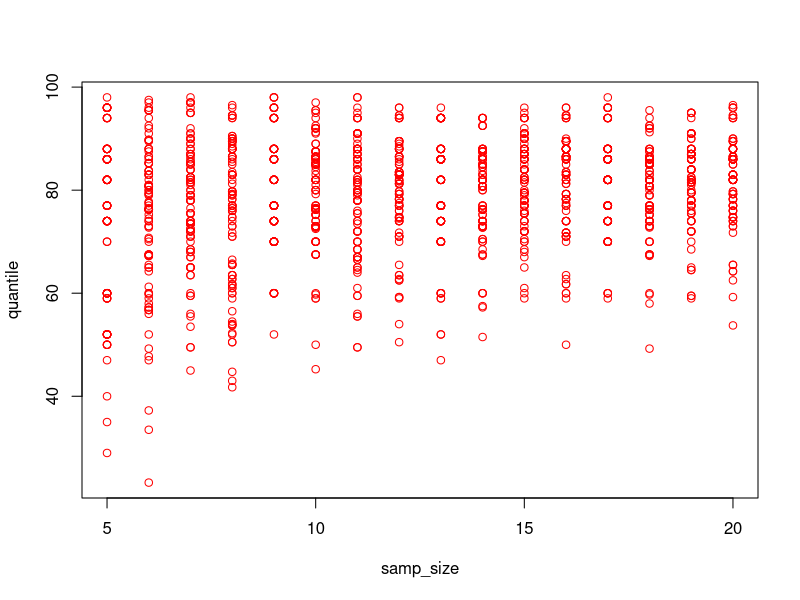

Generate this figure with R:
## ---- chunk 1
library(magrittr)
library(dplyr)
vole_vaso <- c(98,96,94,88,86,82,77,74,70,60,59,52,50,47,40,35,29,13,6,5)
vole_mean <- mean(vole_vaso)
vole_median <- median(vole_vaso)
vole_sd <- sd(vole_vaso)
vole_IQR <- IQR(vole_vaso)
## ---- chunk 2
vole_mean
vole_median
vole_sd
vole_IQR
## ---- chunk 3
vole_n <- vole_vaso %>% length %>% sqrt
vole_se <- vole_sd/vole_n
vole_se
## ---- chunk 4
vole_s10 <- 
  sample(vole_vaso, size = 10, replace = TRUE)
quantile(vole_s10, probs = 0.75)
## ---- chunk 5
vole_df <- 
  data.frame(samp_size = rep(5:20, times = 100))
vole_df$sim <- 1:nrow(vole_df)
vole_df
## ---- chunk 6
vole_df_Q <- 
  vole_df %>%
  group_by(sim) %>%
  mutate(quantile = quantile(sample(vole_vaso, samp_size, replace = TRUE), probs = 0.75)) %>% ungroup()
vole_df_Q
## ---- chunk 7
plot(quantile ~ samp_size, data = vole_df_Q, col = "red")
## ---- chunk 8
vole_df_SD <- 
  vole_df_Q %>% group_by(samp_size) %>% summarise(sd = sd(quantile)) %>% ungroup()
vole_df_SD
## ---- chunk 9
vole_df_mean <-
  vole_df_Q %>% 
  group_by(samp_size) %>% 
  summarise(mean = mean(quantile)) %>%
  ungroup()
sd <- filter(vole_df_SD, samp_size == 10)
se <- sd[,2]/sqrt(10)
mean_10 <- vole_df_mean[6, 2]
upper_CI <- mean_10 + 2*se
lower_CI <- mean_10 - 2*se
upper_CI
lower_CI
## ---- chunk 10
vole_df_mean_sd <-
vole_df %>%
  group_by(sim) %>%
  mutate(mean = mean(sample(vole_vaso, samp_size, replace = TRUE)), sd = sd(sample(vole_vaso, samp_size, replace = TRUE))) %>% ungroup()

vole_df_mean_sd_10 <- filter(vole_df_mean_sd, samp_size == 10)

lower_CI <- vole_df_mean_sd_10[,3]-2*vole_df_mean_sd_10[,4]/sqrt(10)
upper_CI <- vole_df_mean_sd_10[,3]+2*vole_df_mean_sd_10[,4]/sqrt(10)
vole_df_CI <- bind_cols(lower_CI, upper_CI)
names(vole_df_CI) <- c("lower", "upper")

nrow(filter(vole_df_CI, lower<=83, upper>=83))
